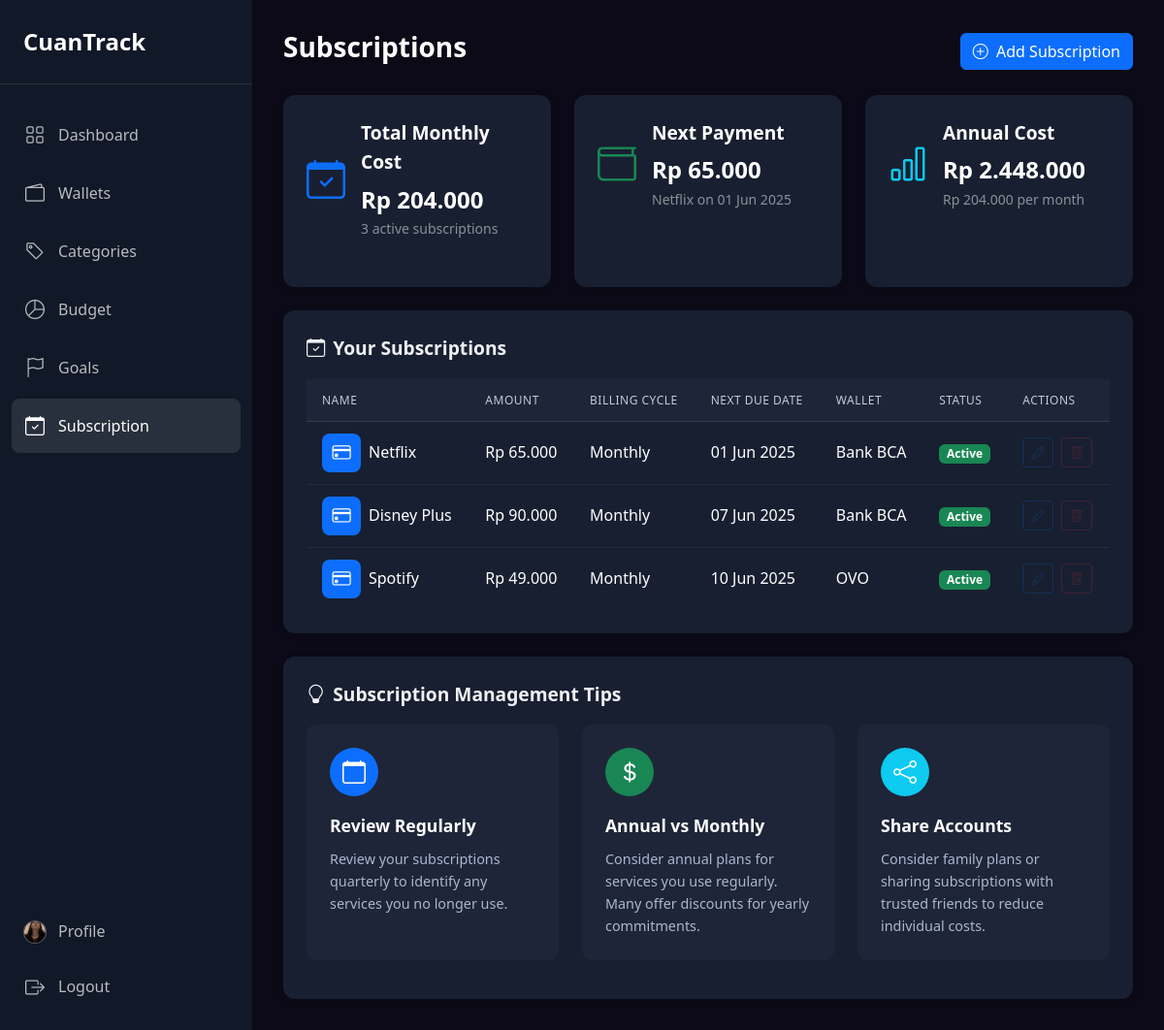
Page /subscription (signed in) on the committed database.
### tables this page shows
CREATE TABLE `users` (
  `id_user` int(11) NOT NULL,
  `username` varchar(100) DEFAULT NULL,
  `password` varchar(255) NOT NULL,
  `email` varchar(100) DEFAULT NULL,
  `image` varchar(255) DEFAULT NULL,
  `created_at` datetime DEFAULT current_timestamp()
);

CREATE TABLE `subscriptions` (
  `id_subscription` int(11) NOT NULL,
  `id_user` int(11) NOT NULL,
  `id_wallet` int(11) DEFAULT NULL,
  `name` varchar(100) NOT NULL,
  `amount` decimal(10,2) NOT NULL,
  `billing_cycle` enum('daily','weekly','monthly','yearly') NOT NULL,
  `next_due_date` date DEFAULT NULL,
  `status` enum('active','paused','cancelled') DEFAULT 'active',
  `created_at` datetime DEFAULT current_timestamp(),
  `updated_at` datetime DEFAULT current_timestamp() ON UPDATE current_timestamp()
);

CREATE TABLE `wallets` (
  `id_wallet` int(11) NOT NULL,
  `id_user` int(11) NOT NULL,
  `name` varchar(100) NOT NULL,
  `currency` varchar(10) NOT NULL,
  `balance` decimal(12,2) DEFAULT 0.00,
  `total_income` decimal(12,2) DEFAULT 0.00,
  `total_expenses` decimal(12,2) DEFAULT 0.00,
  `created_at` datetime DEFAULT current_timestamp(),
  `updated_at` datetime DEFAULT current_timestamp() ON UPDATE current_timestamp()
);

### views/subscriptions/index.php (the view, shortened to what the rows shown need)
<?php
require_once 'core/functions.php';
$pageTitle = 'Subscriptions';
$subscriptions = $subscriptions ?? [];
$totalMonthlyCost = $totalMonthlyCost ?? 0;
?>
<!DOCTYPE html>
<html lang="id">
<head>
    <link href="https://cdn.jsdelivr.net/npm/bootstrap@5.3.0/dist/css/bootstrap.min.css" rel="stylesheet">
    <link rel="stylesheet" href="https://cdn.jsdelivr.net/npm/bootstrap-icons@1.11.0/font/bootstrap-icons.css">
    <link rel="stylesheet" href="/public/css/style.css">
</head>
<body>
    <div class="app-container">
        <?php include 'views/layouts/sidebar.php'; ?>
        <div class="main-wrapper">
            <div class="page-header">
                <h1><?= $pageTitle ?></h1>
                <div>
                    <a href="/subscription/create" class="btn btn-primary">
                        <i class="bi bi-plus-circle me-1"></i> Add Subscription
                    </a>
                </div>
            </div>
            <div class="row g-4 mb-4">
                <div class="col-md-4">
                    <div class="dashboard-section h-100">
                        <div class="d-flex align-items-center">
                            <div class="me-3">
                                <i class="bi bi-calendar-check fs-1 text-primary"></i>
                            </div>
                            <div>
                                <div class="section-title mb-1 text-white">Total Monthly Cost</div>
                                <div class="summary-value fs-4 fw-bold text-white">
                                    <?= format_rupiah($totalMonthlyCost) ?>
                                </div>
                                <div class="summary-subtitle small text-white-50">
                                    <?= count($subscriptions) ?> active subscriptions
                                </div>
                            </div>
                        </div>
                    </div>
                </div>
                <div class="col-md-4">
                    <div class="dashboard-section h-100">
                        <div class="d-flex align-items-center">
                            <div class="me-3">
                                <i class="bi bi-wallet fs-1 text-success"></i>
                            </div>
                            <div>
                                <div class="section-title mb-1 text-white">Next Payment</div>
                                <?php
                                $nextPayment = null;
                                $nextPaymentDate = null;
                                foreach ($subscriptions as $subscription) {
                                    if ($subscription['status'] == 'active') {
                                        $dueDate = strtotime($subscription['next_due_date']);
                                        if (!$nextPaymentDate || $dueDate < $nextPaymentDate) {
                                            $nextPayment = $subscription;
                                            $nextPaymentDate = $dueDate;
                                        }
                                    }
                                }
                                ?>
                                <?php if ($nextPayment): ?>
                                    <div class="summary-value fs-4 fw-bold text-white">
                                        <?= format_rupiah($nextPayment['amount']) ?>
                                    </div>
                                    <div class="summary-subtitle small text-white-50">
                                        <?= $nextPayment['name'] ?> on
                                        <?= date('d M Y', strtotime($nextPayment['next_due_date'])) ?>
                                    </div>
                                <?php endif; ?>
                            </div>
                        </div>
                    </div>
                </div>
                <div class="col-md-4">
                    <div class="dashboard-section h-100">
                        <div class="d-flex align-items-center">
                            <div class="me-3">
                                <i class="bi bi-bar-chart fs-1 text-info"></i>
                            </div>
                            <div>
                                <div class="section-title mb-1 text-white">Annual Cost</div>
                                <div class="summary-value fs-4 fw-bold text-white">
                                    <?= format_rupiah($totalMonthlyCost * 12) ?>
                                </div>
                                <div class="summary-subtitle small text-white-50">
                                    <?= format_rupiah($totalMonthlyCost) ?> per month
                                </div>
                            </div>
                        </div>
                    </div>
                </div>
            </div>
            <div class="dashboard-section">
                <div class="section-header">
                    <div class="section-title"><i class="bi bi-calendar-check me-2"></i>Your Subscriptions</div>
                </div>
                <?php if (empty($subscriptions)): ?>
                    <div class="alert alert-info">
                        <i class="bi bi-info-circle me-2"></i> You don't have any subscriptions yet.
                        <a href="/subscription/create" class="alert-link">Add your first subscription</a> to track recurring
                        payments.
                    </div>
                <?php else: ?>
                    <div class="table-responsive">
                        <table class="table table-dark table-hover transactions-table">
                            <thead>
                                <tr>
                                    <th>Name</th>
                                    <th>Amount</th>
                                    <th>Billing Cycle</th>
                                    <th>Next Due Date</th>
                                    <th>Wallet</th>
                                    <th>Status</th>
                                    <th>Actions</th>
                                </tr>
                            </thead>
                            <tbody>
                                <?php foreach ($subscriptions as $subscription): ?>
                                    <tr>
                                        <td>
                                            <div class="d-flex align-items-center">
                                                <div class="subscription-icon bg-primary text-white me-2">
                                                    <i class="bi bi-credit-card"></i>
                                                </div>
                                                <span><?= htmlspecialchars($subscription['name']) ?></span>
                                            </div>
                                        </td>
                                        <td><?= format_rupiah($subscription['amount']) ?></td>
                                        <td><?= ucfirst($subscription['billing_cycle']) ?></td>
                                        <td><?= date('d M Y', strtotime($subscription['next_due_date'])) ?></td>
                                        <td><?= htmlspecialchars($subscription['wallet_name']) ?></td>
                                        <td>
                                            <span
                                                class="badge bg-<?= $subscription['status'] === 'active' ? 'success' : 'secondary' ?>">
                                                <?= ucfirst($subscription['status']) ?>
                                            </span>
                                        </td>
                                        <td>
                                            <div class="action-buttons">
                                                <a href="/subscription/edit/<?= $subscription['id_subscription'] ?>"
                                                    class="btn btn-sm btn-outline-primary">
                                                    <i class="bi bi-pencil"></i>
                                                </a>
                                                <button type="button" class="btn btn-sm btn-outline-danger delete-subscription"
                                                    data-id="<?= $subscription['id_subscription'] ?>"
                                                    data-name="<?= htmlspecialchars($subscription['name']) ?>">
                                                    <i class="bi bi-trash"></i>
                                                </button>
                                            </div>
                                        </td>
                                    </tr>
                                <?php endforeach; ?>
                            </tbody>
                        </table>
                    </div>
                <?php endif; ?>
            </div>
            <div class="dashboard-section mt-4">
                <div class="section-header">
                    <div class="section-title"><i class="bi bi-lightbulb me-2"></i>Subscription Management Tips</div>
                </div>
                <div class="row">
                    <div class="col-md-4 mb-3">
                        <div class="tip-card">
                            <div class="tip-icon bg-primary">
                                <i class="bi bi-calendar"></i>
                            </div>
                            <div class="tip-title">Review Regularly</div>
                            <div class="tip-text">Review your subscriptions quarterly to identify any services you no
                                longer use.</div>
                        </div>
                    </div>
                    <div class="col-md-4 mb-3">
                        <div class="tip-card">
                            <div class="tip-icon bg-success">
                                <i class="bi bi-currency-dollar"></i>
                            </div>
                            <div class="tip-title">Annual vs Monthly</div>
                            <div class="tip-text">Consider annual plans for services you use regularly. Many offer
                                discounts for yearly commitments.</div>
                        </div>
                    </div>
                    <div class="col-md-4 mb-3">
                        <div class="tip-card">
                            <div class="tip-icon bg-info">
                                <i class="bi bi-share"></i>
                            </div>
                            <div class="tip-title">Share Accounts</div>
                            <div class="tip-text">Consider family plans or sharing subscriptions with trusted friends to
                                reduce individual costs.</div>
                        </div>
                    </div>
                </div>
            </div>
        </div>
    </div>
    <?php include 'views/components/toast_notification.php'; ?>
</body>
</html>

### index.php (shortened to what the rows shown need)
<?php
require_once 'core/functions.php';
$routes = require 'routes/web.php';
$requestUri = $_SERVER['REQUEST_URI'];
$path = parse_url($requestUri, PHP_URL_PATH);
$method = $_SERVER['REQUEST_METHOD'];
if (isset($routes[$method])) {
    foreach ($routes[$method] as $routePattern => $handler) {
        $pattern = preg_replace('/\{([a-zA-Z0-9_]+)\}/', '(?P<$1>[^/]+)', $routePattern);
        $pattern = "#^$pattern$#";
        if (preg_match($pattern, $path, $matches)) {
            list($controller, $action) = explode('@', $handler);
            $controllerInstance = new $controllerClass();
            $params = array_filter($matches, 'is_string', ARRAY_FILTER_USE_KEY);
            unset($params[0]);
            call_user_func_array([$controllerInstance, $action], array_values($params));
            break;
        }
    }
} else {
    http_response_code(405);
    echo "405 - Method Not Allowed";
}
?>

### views/layouts/sidebar.php
<aside class="sidebar">
    <div class="sidebar-brand">
        <a href="/dashboard">CuanTrack</a>
    </div>
    <ul class="sidebar-menu">
        <li><a href="/dashboard" class="<?= isCurrentPage('/dashboard') ? 'active' : '' ?>">
                <i class="bi bi-grid"></i>
                <span>Dashboard</span>
            </a></li>
        <li><a href="/wallets" class="<?= isCurrentPage('/wallets') ? 'active' : '' ?>">
                <i class="bi bi-wallet2"></i>
                <span>Wallets</span>
            </a></li>
        <li><a href="/categories" class="<?= isCurrentPage('/categories') ? 'active' : '' ?>">
                <i class="bi bi-tag"></i>
                <span>Categories</span>
            </a></li>
        <li><a href="/budget" class="<?= isCurrentPage('/budget') ? 'active' : '' ?>">
                <i class="bi bi-pie-chart"></i>
                <span>Budget</span>
            </a></li>
        <li><a href="/goals" class="<?= isCurrentPage('/goals') ? 'active' : '' ?>">
                <i class="bi bi-flag"></i>
                <span>Goals</span>
            </a></li>
        <li><a href="/subscription" class="<?= isCurrentPage('/subscription') ? 'active' : '' ?>">
                <i class="bi bi-calendar-check"></i>
                <span>Subscription</span>
            </a>
        </li>
    </ul>
    <ul class="sidebar-footer">
        <li>
            <?php
            if (isset($_SESSION['user_id'])) {
                require_once 'models/UserModel.php';
                $userModel = new UserModel();
                $user = $userModel->getById($_SESSION['user_id']);
                $defaultAvatar = '/public/images/default-avatar.png';
                $profileImage = !empty($user['image']) && file_exists($user['image']) ? '/' . $user['image'] : $defaultAvatar;
            } else {
                $profileImage = '/public/images/default-avatar.png';
            }
            ?>
            <a href="/users/profile" class="profile-link">
                <div class="sidebar-profile-image">
                    <img src="<?= $profileImage ?>" alt="Profile">
                </div>
                <span>Profile</span>
            </a>
        </li>
        <li>
            <a href="/logout">
                <i class="bi bi-box-arrow-right"></i>
                <span>Logout</span>
            </a>
        </li>
    </ul>
</aside>

### rows in the picture
users: image (picture)
subscriptions: amount "Rp 65.000", name "Netflix", next_due_date "01 Jun 2025", billing_cycle "Monthly", id_wallet.name "Bank BCA", status "Active"
subscriptions: name "Disney Plus", amount "Rp 90.000", billing_cycle "Monthly", next_due_date "07 Jun 2025", id_wallet.name "Bank BCA", status "Active"
subscriptions: name "Spotify", amount "Rp 49.000", billing_cycle "Monthly", next_due_date "10 Jun 2025", id_wallet.name "OVO", status "Active"

### other values in the picture
format_rupiah($totalMonthlyCost) "Rp 204.000"
count($subscriptions) "3"
format_rupiah($totalMonthlyCost * 12) "Rp 2.448.000"
